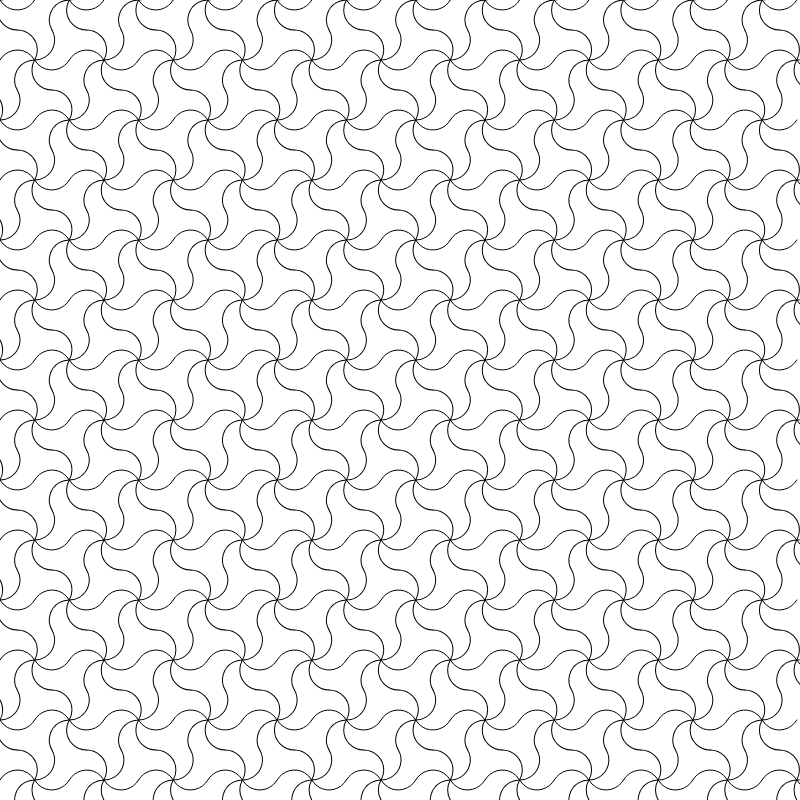
Frame 1 (no input)
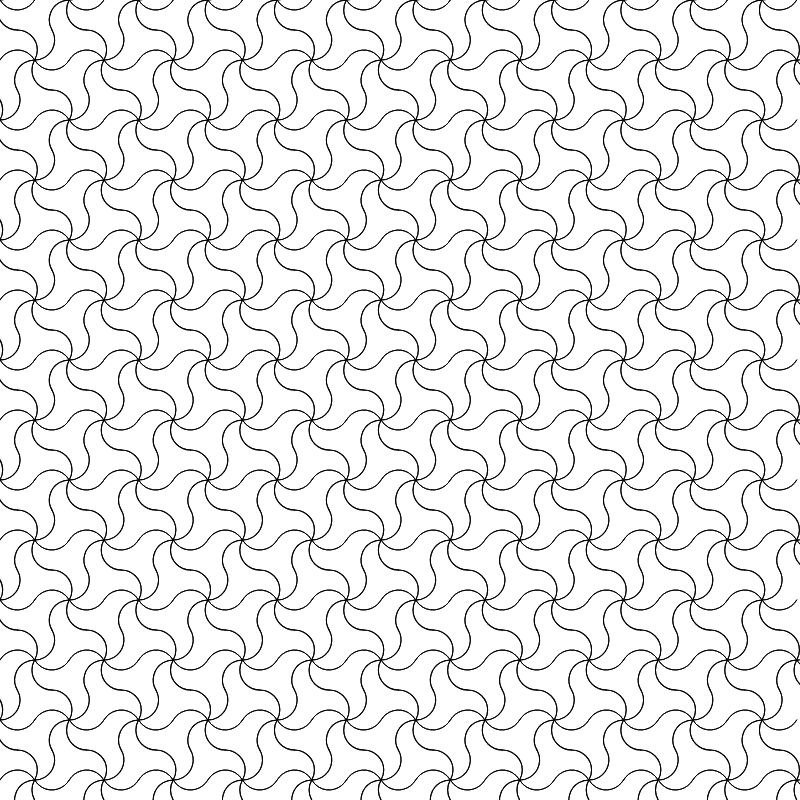
Frame 2 (the mouse pressed at the canvas centre, redrawn once)

The p5.js sketch that drew these frames (run headless with seeded random() and noise() and a simulated clock; the mouse was pressed at the canvas centre and the sketch redrawn once):

// p5.js sketch
// ── sketch.js
/*
Code written by Selcuk ARTUT 2022
Geometric Patterns with Creative Coding 
All rights reserved
*/

// Motif class
class Motif {
    constructor(a) {
        this.radius = a;
    }

    display() {
        for (let i = 0; i < 6; i++) {
            push();
                rotate(60 * i);
                translate(cos(30) * this.radius, -sin(30) * this.radius);
                arc(0, 0, this.radius * 2, this.radius * 2, 30, 150);
            pop();
        }
    }
}

//scale factor
let radius = 20;
let motif = new Motif(radius);
let nRow;
let nCol;
let dx, dy, doff;

function setup() {
    createCanvas(800, 800);
    angleMode(DEGREES);
    noLoop();
    noFill();

    dx = 4 * radius * cos(30);
    dy = 3 * radius;
    doff = 0.5 * dx;
    
    //approximate the nRow and nCol values
    nRow = ceil(height / dy);
    nCol = ceil(width / dx);
}

function draw() {
    for (let r = 0; r < nRow; r++) {
        for (let c = 0; c < nCol; c++) {
            push();
                translate(c * dx, r * dy);
                if (r % 2) {
                    //rows 0,2,4,6
                    translate(doff, 0);
                }
                motif.display();
            pop();
        }
    }
}
